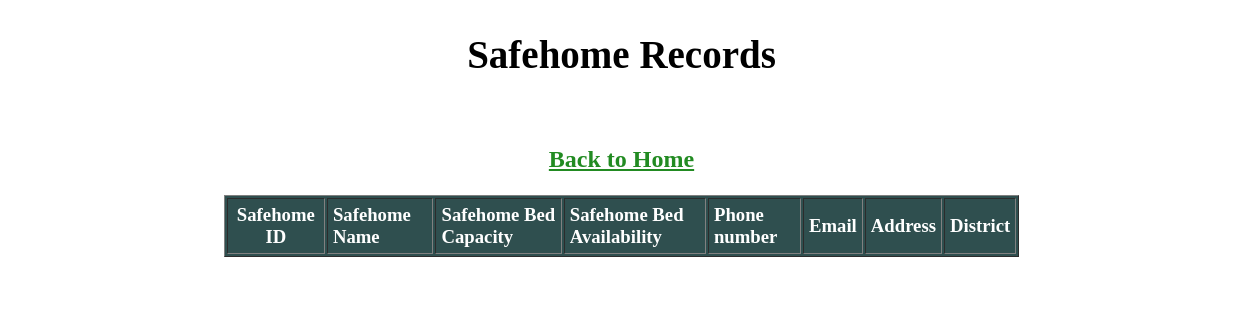
The page /display_safehome_data.php on the database as committed earlier.
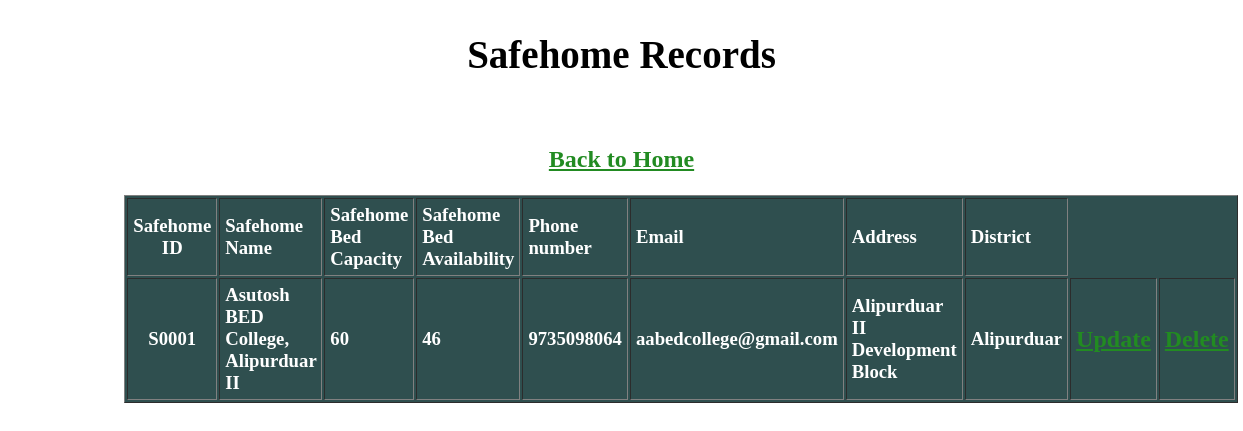
The same page on the database as committed later.
### tables this page shows
CREATE TABLE `safehome_db` (
  `id` int(10) NOT NULL,
  `shid` varchar(10) NOT NULL,
  `shname` varchar(255) NOT NULL,
  `bed_capacity` int(30) NOT NULL,
  `bed_available` int(30) NOT NULL,
  `phno` varchar(255) NOT NULL,
  `email` varchar(255) NOT NULL,
  `address` varchar(255) NOT NULL,
  `district` varchar(30) NOT NULL
);

### display_safehome_data.php (the view, shortened to what this page needs)
<?php
include("connection.php");?>
<!DOCTYPE html>
<html>
<head>
</head>
<body>
<h2 style="font-size: 39px;"><center>Safehome Records</center></h2><br>
<h3 style="color:darkgreen;"><center><a href="menu.html">Back to Home </a></center><br>
<table width = "80%" border="1" cellspacing="2" cellpadding="5" align="center" style="background-color: darkSlategray; color: white;">
	<tr>
		<td align="center"><strong>Safehome ID</strong></td>
		<td><strong>Safehome Name</strong></td>
		<td><strong>Safehome Bed Capacity</strong></td>
		<td><strong>Safehome Bed Availability</strong></td>
		<td><strong>Phone number</strong></td>
		<td><strong>Email</strong></td>
		<td><strong>Address</strong></td>
		<td><strong>District</strong></td>
	</tr>
    <?php
		$sql = "SELECT * FROM `safehome_db`";
		$result = mysqli_query($link,$sql);
		if(mysqli_num_rows($result) > 0)
		{
			while($row = mysqli_fetch_assoc($result))
			{
				echo "<tr>";
				echo "<td align = 'center'>".$row["shid"]."</td>";
				echo "<td>".$row["shname"]."</td>";
				echo "<td>".$row["bed_capacity"]."</td>";
				echo "<td>".$row["bed_available"]."</td>";
				echo "<td>".$row["phno"]."</td>";
				echo "<td>".$row["email"]."</td>";
				echo "<td>".$row["address"]."</td>";
				echo "<td>".$row["district"]."</td>";
				echo "<td><a href='update_safehome_data_form.php?id=".$row['id']."'>Update</a></td>";
				echo "<td><a href='delete_safehome.php?id=".$row['id']."'>Delete</a></td>";
				echo "</tr>";
			}
		}
     ?>
</table>
</body>
</html>

Rows that differ between the two databases and show on the page:
added safehome_db: shid "S0001", shname "Asutosh BED College, Alipurduar II", bed_capacity "60", bed_available "46", phno "9735098064", email "aabedcollege@gmail.com", address "Alipurduar II Development Block", district "Alipurduar"
